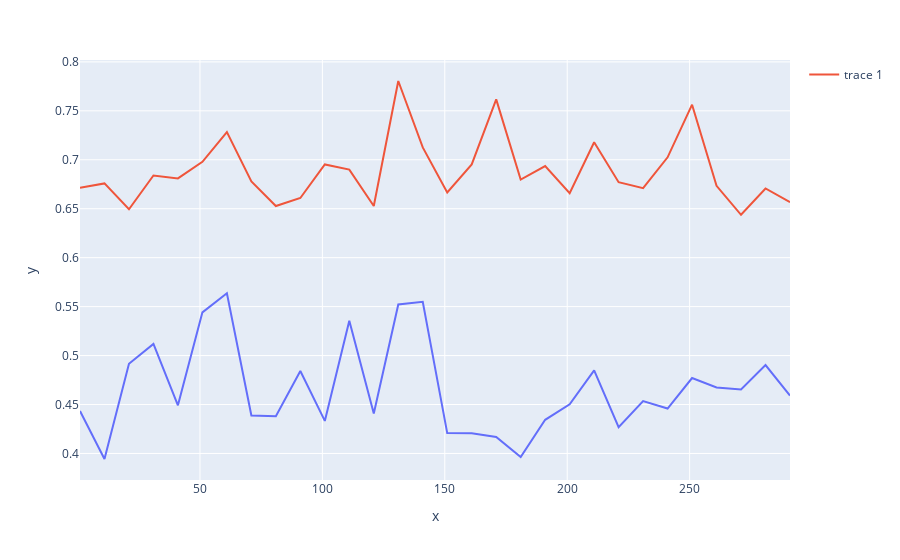

The cell this chart's notebook holds for it:
### Code cell
fig = px.line(x=range(1,max_iter,10),y=train_rmses)
fig.add_scatter(x=list(range(1,max_iter,10)),y=test_rmses)
fig.show()

### Figure 1 — Plotly figure (JSON) as saved in the notebook; plotly's stock layout.template omitted (floating-point values rounded to 4 significant figures)
{"data": [{"hovertemplate": "x=%{x}<br>y=%{y}<extra></extra>", "legendgroup": "", "line": {"color": "#636efa", "dash": "solid"}, "marker": {"symbol": "circle"}, "mode": "lines", "name": "", "orientation": "v", "showlegend": false, "type": "scatter", "x": [1, 11, 21, 31, 41, 51, 61, 71, 81, 91, 101, 111, 121, 131, 141, 151, 161, 171, 181, 191, 201, 211, 221, 231, 241, 251, 261, 271, 281, 291], "xaxis": "x", "y": [0.4433, 0.3943, 0.4916, 0.5119, 0.4492, 0.5441, 0.5636, 0.4388, 0.4381, 0.4842, 0.4333, 0.5355, 0.4409, 0.5522, 0.5549, 0.4208, 0.4206, 0.4168, 0.3965, 0.4344, 0.4502, 0.4849, 0.4268, 0.4536, 0.4459, 0.477, 0.4674, 0.4653, 0.4903, 0.4591], "yaxis": "y"}, {"type": "scatter", "x": [1, 11, 21, 31, 41, 51, 61, 71, 81, 91, 101, 111, 121, 131, 141, 151, 161, 171, 181, 191, 201, 211, 221, 231, 241, 251, 261, 271, 281, 291], "y": [0.6714, 0.6759, 0.6495, 0.684, 0.6809, 0.6979, 0.7282, 0.6779, 0.6527, 0.661, 0.6952, 0.69, 0.6528, 0.7805, 0.7126, 0.6665, 0.6952, 0.7617, 0.6798, 0.6936, 0.6658, 0.7179, 0.6771, 0.671, 0.7025, 0.7563, 0.6734, 0.6438, 0.6707, 0.6566]}], "layout": {"legend": {"tracegroupgap": 0}, "margin": {"t": 60}, "xaxis": {"anchor": "y", "domain": [0, 1], "title": {"text": "x"}}, "yaxis": {"anchor": "x", "domain": [0, 1], "title": {"text": "y"}}}}
